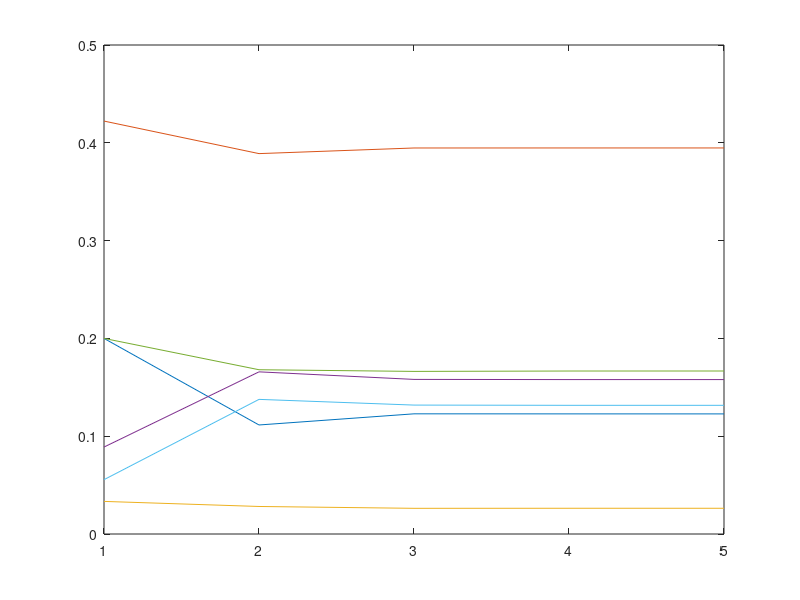

This figure's MATLAB source:
%% Exe1 FIcha dos teoricos exes2

clc

H = [0   0   1/2 0   1/2 1/5
     1/2 1/3 1/2 1/2 1/2 1/5
     0   0   0   0   0   1/5
     0   1/3 0   0   0   1/5
     1/2 0   0   1/2 0   1/5
     0   1/3 0   0   0   0  ];
 
 v = ones(1,6) / 6;
 %a)
 
 respA = H^3 * v';
 
 %b)
 respB = v';
 c=0;
 while true
    c = c + 1;
    old = respB;
    respB = H^c * respB;
    vals(:,c) = respB;
    if min(abs(respB-old) < 0.0001) == 1
        break;
    end
 end
 vals
 plot(1:c,vals)